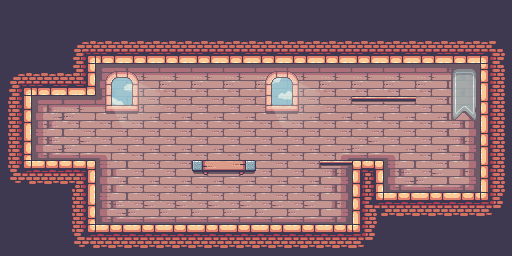

A level layout from a 2D game, rendered from its tile map. Below: a short description, then the map file with tile-grid data replaced by summaries:
An orthogonal 16x8 tile map with 32x32 px tiles, 4 tile layers (BackgroundLayer, BackgroundObjectLayer, GroundLayer, GroundObjectLayer), 2 tilesets and 33 objects (5x Box, 2x Roof, 2x Gate, 2x Bomb, Portal, ...).

<map version="1.9" tiledversion="1.9.2" orientation="orthogonal" renderorder="right-down" width="16" height="8" tilewidth="32" tileheight="32" infinite="0" nextlayerid="8" nextobjectid="88">
 <properties>
  <property name="music" value="audio/mapmusic.mp3" />
 </properties>
 <tileset firstgid="1" source="tileset1.tsx" />
 <tileset firstgid="513" source="entities.tsx" />
 <layer id="2" name="BackgroundLayer" width="16" height="8">
  <data>[128 cells, 85 non-empty, 13 distinct tile ids]</data>
 </layer>
 <layer id="4" name="BackgroundObjectLayer" width="16" height="8" opacity="0.88">
  <data>[128 cells, 10 non-empty, 10 distinct tile ids]</data>
 </layer>
 <layer id="1" name="GroundLayer" width="16" height="8">
  <data>[128 cells, 43 non-empty, 12 distinct tile ids]</data>
 </layer>
 <layer id="3" name="GroundObjectLayer" width="16" height="8">
  <data>[128 cells, 5 non-empty, 3 distinct tile ids]</data>
 </layer>
 <objectgroup color="#0000ff" id="6" name="CollisionLayer">
  <object id="17" x="23.65" y="86.7273" width="8" height="81.5227" />
  <object id="20" x="87.155" y="55.1464" width="8" height="39.7602" />
  <object id="22" x="479.7" y="55.2449" width="8.46883" height="145.071" />
  <object id="24" x="352.356" y="162" width="8.46883" height="71.3602" />
  <object id="27" x="375.038" y="162" width="8.46883" height="39.4511" />
  <object id="29" x="86.811" y="168.108" width="8.46883" height="63.3147" />
  <object id="33" x="31.75" y="160.25" width="63.358" height="7.75" />
  <object id="34" x="31.5966" y="87" width="54.625" height="8" />
  <object id="35" x="87.25" y="55.25" width="400.19" height="8" />
  <object id="37" x="375.455" y="192.182" width="113.16" height="8" />
  <object id="39" x="87.159" y="224.413" width="273.764" height="8" />
  <object id="40" x="192.083" y="160.5" width="62.5417" height="9" />
  <object id="41" name="Roof" x="351.727" y="96.3068" width="64.1477" height="3.5" />
  <object id="42" name="Roof" x="320.079" y="160.87" width="31.6583" height="3.5" />
  <object id="85" x="352" y="160.87" width="32" height="10" />
 </objectgroup>
 <objectgroup id="7" name="Portals" opacity="0.99">
  <object id="80" name="Gate" gid="523" x="416" y="192" width="46" height="56" />
  <object id="82" name="Gate" gid="523" x="43.375" y="160.25" width="46" height="56" />
  <object id="84" name="Portal" x="437.364" y="160.273" width="4.09091" height="23">
   <properties>
    <property name="toMap" value="mapObjects/map2.tmx" />
   </properties>
  </object>
 </objectgroup>
 <objectgroup id="5" name="EntityLayer">
  <object id="50" name="Bomb" gid="522" x="16" y="161.5" width="52" height="56" />
  <object id="51" name="King" gid="516" x="35.67" y="174" width="78" height="58" />
  <object id="52" name="Pig_box" gid="521" x="160" y="224" width="26" height="30">
   <properties>
    <property name="moveRange" type="float" value="20" />
   </properties>
  </object>
  <object id="54" name="Bomb" gid="522" x="191.688" y="177.063" width="52" height="56" />
  <object id="55" name="Pig_bomb" gid="524" x="224" y="144" width="26" height="26">
   <properties>
    <property name="moveRange" type="float" value="5" />
   </properties>
  </object>
  <object id="59" name="Pig" gid="519" x="345" y="160" width="34" height="28">
   <properties>
    <property name="moveRange" type="float" value="2.2" />
   </properties>
  </object>
  <object id="61" name="Cannon" gid="526" x="347.727" y="100.5" width="44" height="28" />
  <object id="62" name="Pig_fire" gid="527" x="386" y="96" width="26" height="18">
   <properties>
    <property name="moveRange" type="float" value="0" />
   </properties>
  </object>
  <object id="65" name="King_pig" gid="517" x="451" y="176" width="38" height="28">
   <properties>
    <property name="moveRange" type="float" value="10" />
   </properties>
  </object>
  <object id="66" name="Box" gid="520" x="384" y="192" width="22" height="16" />
  <object id="67" name="Box" gid="525" x="382.545" y="176" width="21.4545" height="16.5455" />
  <object id="68" name="Box" gid="525" x="457" y="192" width="26" height="20" />
  <object id="69" name="Box" gid="520" x="224" y="160" width="22" height="16" />
  <object id="70" name="Box" gid="520" x="30.3333" y="160.333" width="22" height="16" />
  <object id="87" name="Pig_box_inside" gid="520" x="315.25" y="223.875" width="22" height="16">
   <properties>
    <property name="moveRange" type="float" value="10" />
   </properties>
  </object>
 </objectgroup>
</map>
